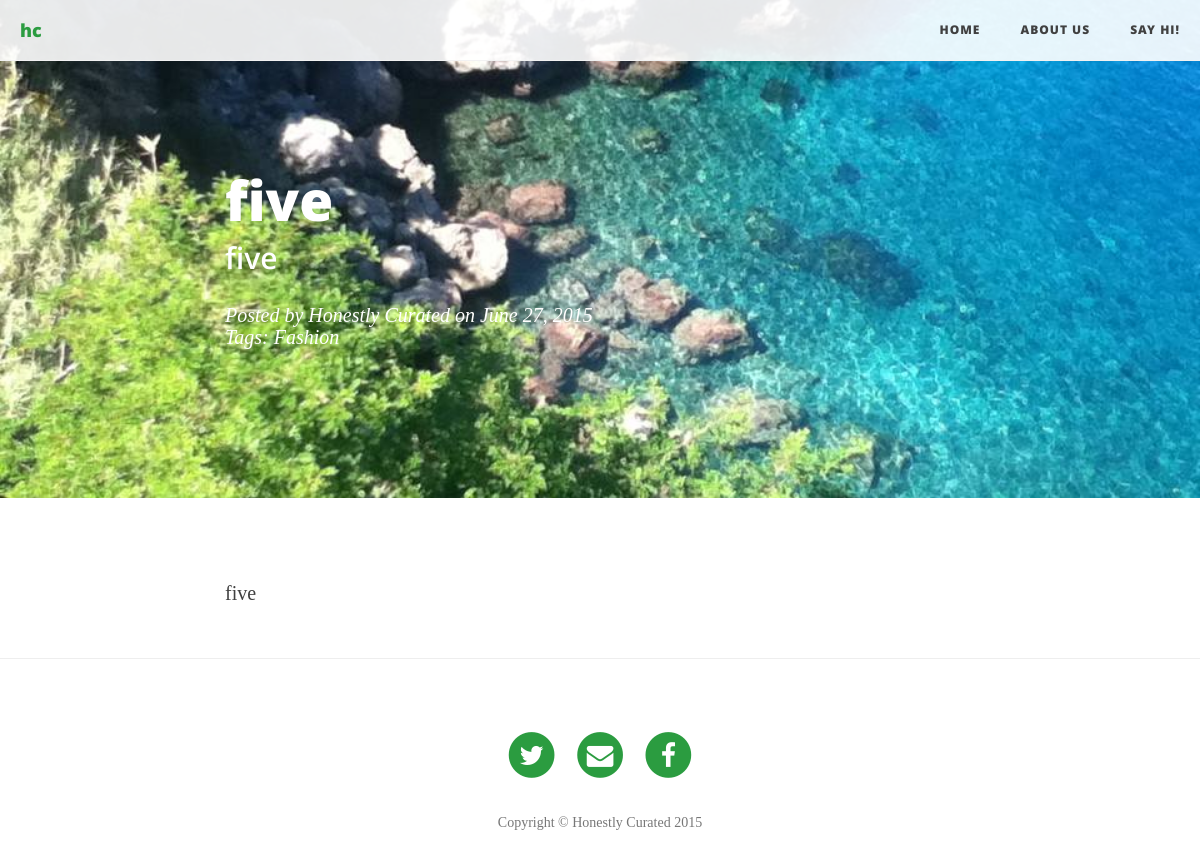
/five/, run on the app's committed database.
### blog/models.py (models this page shows, shortened)
class Page(models.Model):
    title = models.CharField(max_length=255, unique=True)
    subtitle = models.CharField(max_length=255, null=True, blank=True)
    slug = models.SlugField(max_length=255, unique=True)
    order = models.IntegerField(unique=True)
    content = RedactorField(verbose_name=u'Text')
    published = models.BooleanField(default=True)
    class Meta:
        ordering = ['order']
    def get_absolute_url(self):
        return reverse('blog.views.page',args=[self.slug])

class Post(models.Model):
    title = models.CharField(max_length=255)
    slug = models.SlugField(unique=True,
                            max_length=255)
    description = models.CharField(max_length=255, null=True, blank=True,help_text="Leave blank for auto-fill")
    author = models.CharField(max_length=255,default="Honestly Curated")
    content = RedactorField(verbose_name=u'Text')
    published = models.BooleanField(default=True)
    created = models.DateTimeField(auto_now_add=True)
    tag = models.ManyToManyField(Tag, related_name="posts", related_query_name="post", blank=True)
    class Meta:
        ordering = ['-created']

class Tag(models.Model):
    name = models.CharField(max_length=255, unique=True)
    slug = models.SlugField(max_length=255, unique=True)
    class Meta:
        ordering = ['name']

### blog/views.py (the view)
# urls.py: url(r'^(?P<slug>[\w\-]+)/$', 'blog.views.post'),
def post(request,slug):
    post = get_object_or_404(Post,slug=slug)
    post.tags = Tag.objects.filter(post__slug=post.slug)
    pages = Page.objects.filter(published=True)
    return render(request,'blog/post.html',{'post':post,'pages':pages,'MEDIA_URL':settings.MEDIA_URL})

### random_image/templatetags/random_image.py (called while the page is built)
@register.simple_tag
def random_image(image_dir):
    try:
        valid_extensions = settings.RANDOM_IMAGE_EXTENSIONS
    except AttributeError:
        valid_extensions = ['.jpg','.jpeg','.png','.gif',]
    if image_dir:
        rel_dir = image_dir
    else:
        rel_dir = settings.RANDOM_IMAGE_DIR
    rand_dir = os.path.join(settings.MEDIA_ROOT, rel_dir)
    files = [f for f in os.listdir(rand_dir) if os.path.splitext(f)[1] in valid_extensions]
    return os.path.join(rel_dir, random.choice(files))

### hc/templates/blog/post.html (shortened to what this page needs)
{% extends 'blog/base.html' %}
    {% load staticfiles %}
    {% load random_image %}
    {% block content %}
    <header class="intro-header" style="background-image: url('{{MEDIA_URL}}{% random_image "blog" %}')">
        <div class="container">
            <div class="row">
                <div class="col-lg-8 col-lg-offset-2 col-md-10 col-md-offset-1">
                    <div class="post-heading">
                        <h1>{{post.title}}</h1>
                        <h2 class="subheading">{{post.description}}</h2>
                        <span class="meta">Posted by {{post.author}} on
                            <time datetime="{{post.created|date:"c"}}">
                                {{post.created|date}}
                            </time>
                        </span>
                        {% if post.tags %}
                        <span class="meta tags">
                            Tags:
                            {% for tag in post.tags %}
                                <a href="{% url 'blog.views.index' %}?page=1&tag={{tag.slug}}">{{tag.name}}</a>
                            {% endfor %}
                        </span>
                        {% endif %}
                    </div>
                </div>
            </div>
        </div>
    </header>
    <article>
        <div class="container">
            <div class="row">
                <div class="col-lg-8 col-lg-offset-2 col-md-10 col-md-offset-1">
                    {{ post.content|safe}}
                </div>
            </div>
        </div>
    </article>
    <hr>
    {% endblock %}

### hc/templates/blog/base.html (shortened to what this page needs)
<!DOCTYPE html>
    <html>
        <head>
            {% load staticfiles %}
            {% load compress %}
            {% compress css %}
            <link href="{% static "blog/css/bootstrap.min.css" %}" rel="stylesheet">
            <link href="{% static "blog/css/clean-blog.min.css" %}" rel="stylesheet">
            <link href="{% static "blog/css/font-awesome.min.css" %}" rel="stylesheet" type="text/css">
            <link href="{% static "blog/css/font-lora.css" %}" rel='stylesheet' type='text/css'>
            <link href="{% static "blog/css/font-open-sans.css" %}" rel='stylesheet' type='text/css'>
            {% endcompress %}
            </head>
        <body>
            <nav class="navbar navbar-default navbar-custom navbar-fixed-top is-fixed is-visible">
                <div class="container-fluid">
                    <div class="navbar-header page-scroll">
                        <a class="navbar-brand" href="{% url 'blog.views.index' %}">hc</a>
                    </div>
                    <div class="collapse navbar-collapse" id="bs-example-navbar-collapse-1">
                        <ul class="nav navbar-nav navbar-right">
                            <li>
                                <a href="{% url 'blog.views.index' %}">Home</a>
                            </li>
                            {% for page in pages%}
                            <li>
                                <a href="{{page.get_absolute_url}}">{{page.title}}</a>
                            </li>
                            {% endfor %}
                        </ul>
                    </div>
                </div>
            </nav>
            {% block content %}
            {% endblock %}
            <footer>
                <div class="container">
                    <div class="row">
                        <div class="col-lg-8 col-lg-offset-2 col-md-10 col-md-offset-1">
                            <ul class="list-inline text-center">
                                <li>
                                    <a href="https://twitter.com/honestlycurated" target="_blank">
                                        <span class="fa-stack fa-lg">
                                            <i class="fa fa-circle fa-stack-2x"></i>
                                            <i class="fa fa-twitter fa-stack-1x fa-inverse"></i>
                                        </span>
                                    </a>
                                </li>
                                <li>
                                    <a href="#" id="mailto">
                                        <span class="fa-stack fa-lg">
                                            <i class="fa fa-circle fa-stack-2x"></i>
                                            <i class="fa fa-envelope fa-stack-1x fa-inverse"></i>
                                        </span>
                                    </a>
                                </li>
                                <li>
                                    <a href="https://www.facebook.com/honestlycurated" target="_blank">
                                        <span class="fa-stack fa-lg">
                                            <i class="fa fa-circle fa-stack-2x"></i>
                                            <i class="fa fa-facebook fa-stack-1x fa-inverse"></i>
                                        </span>
                                    </a>
                                </li>
                            </ul>
                            <p class="copyright text-muted">Copyright &copy; Honestly Curated 2015</p>
                        </div>
                    </div>
                </div>
            </footer>
        </body>
    </html>

### hc/templates/blog/base.html (style rules this page uses)
a { color: #2b9c40; }

### data on the page
Page: title "ABOUT US"
Page: title "SAY HI!"
Post: title "five", description "five", author "Honestly Curated", created "June 27, 2015", content "five"
Tag: name "Fashion"
